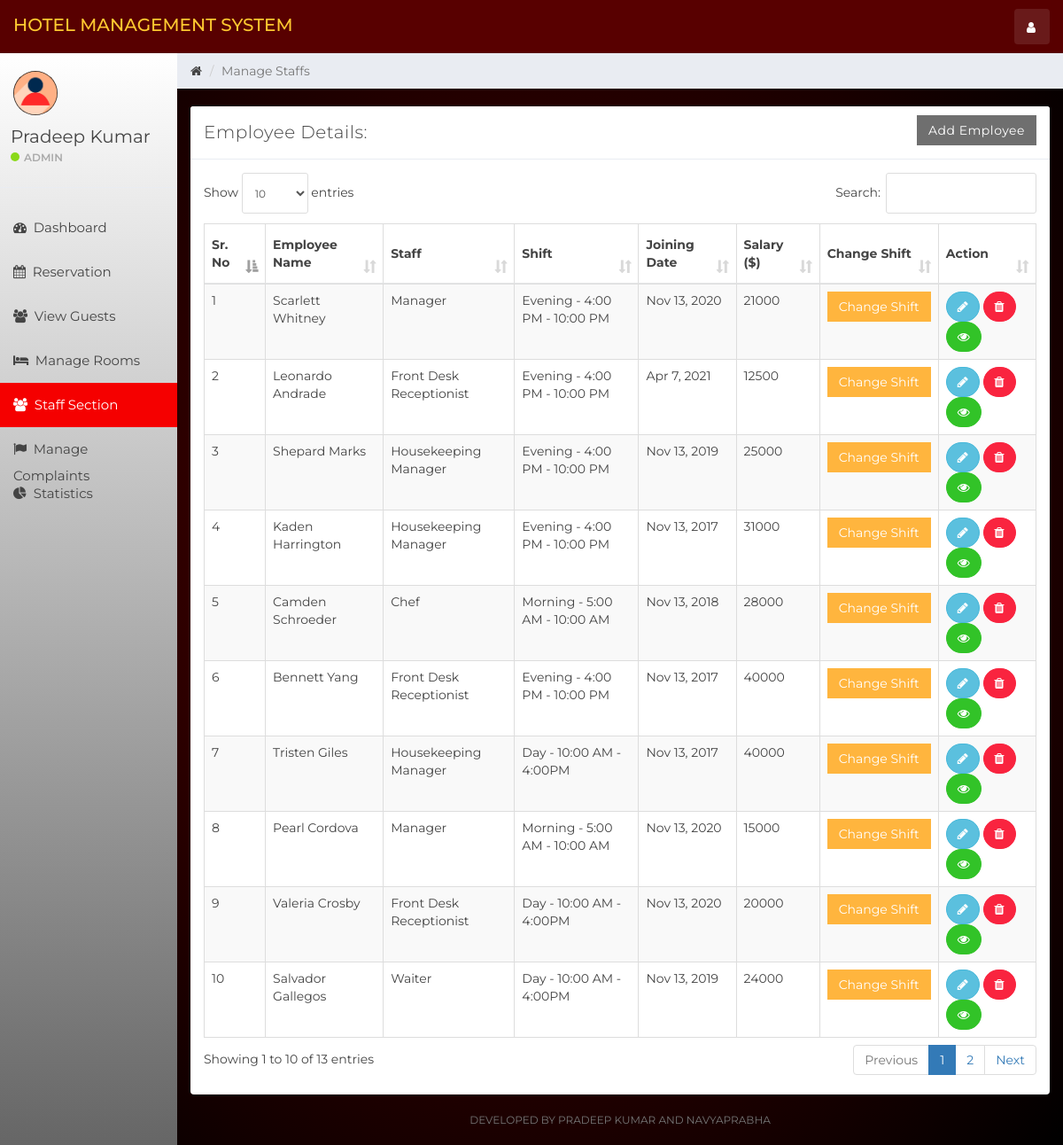
Screenshot of /index.php?staff_mang (signed in) with the database file from the repository.
### tables this page shows
CREATE TABLE `user` (
  `id` int(11) NOT NULL,
  `name` varchar(100) NOT NULL,
  `username` varchar(15) NOT NULL,
  `email` varchar(100) NOT NULL,
  `password` varchar(100) NOT NULL,
  `created_at` timestamp NOT NULL DEFAULT current_timestamp()
);

CREATE TABLE `staff` (
  `emp_id` int(11) NOT NULL,
  `emp_name` varchar(100) NOT NULL,
  `staff_type_id` int(11) NOT NULL,
  `shift_id` int(11) NOT NULL,
  `id_card_type` int(11) NOT NULL,
  `id_card_no` varchar(20) NOT NULL,
  `address` varchar(100) NOT NULL,
  `contact_no` bigint(20) NOT NULL,
  `salary` bigint(20) NOT NULL,
  `joining_date` timestamp NOT NULL DEFAULT current_timestamp(),
  `updated_at` timestamp NOT NULL DEFAULT current_timestamp() ON UPDATE current_timestamp()
);

CREATE TABLE `staff_type` (
  `staff_type_id` int(10) NOT NULL,
  `staff_type` varchar(100) NOT NULL
);

CREATE TABLE `shift` (
  `shift_id` int(10) NOT NULL,
  `shift` varchar(100) NOT NULL,
  `shift_timing` varchar(100) NOT NULL
);

### staff_mang.php (the view, shortened to what this page needs)
<div class="col-sm-9 col-sm-offset-3 col-lg-10 col-lg-offset-2 main">
    <div class="row">
        <ol class="breadcrumb">
            <li><a href="#">
                    <em class="fa fa-home"></em>
                </a></li>
            <li class="active">Manage Staffs</li>
        </ol>
    </div>
    <br>
    <div class="row">
        <div class="col-lg-12">
            <div class="panel panel-default">
                <div class="panel-heading">Employee Details:
                    <a href="index.php?add_emp" class="btn btn-secondary pull-right" style="border-radius:0%">Add Employee</a>
                </div>
                <div class="panel-body">
                    <table class="table table-striped table-bordered table-responsive" cellspacing="0" width="100%"
                           id="staff">
                        <thead>
                        <tr>
                            <th>Sr. No</th>
                            <th>Employee Name</th>
                            <th>Staff</th>
                            <th>Shift</th>
                            <th>Joining Date</th>
                            <th>Salary ($)</th>
                            <th>Change Shift</th>
                            <th>Action</th>
                        </tr>
                        </thead>
                        <tbody>
                        <?php
                        $staff_query = "SELECT * FROM staff  NATURAL JOIN staff_type NATURAL JOIN shift";
                        $staff_result = mysqli_query($connection, $staff_query);
                        if (mysqli_num_rows($staff_result) > 0) {
                            while ($staff = mysqli_fetch_assoc($staff_result)) { ?>
                                <tr>
                                    <td><?php echo $staff['emp_id']; ?></td>
                                    <td><?php echo $staff['emp_name']; ?></td>
                                    <td><?php echo $staff['staff_type']; ?></td>
                                    <td><?php echo $staff['shift'] . ' - ' . $staff['shift_timing']; ?></td>
                                    <td><?php echo date('M j, Y', strtotime($staff['joining_date'])); ?></td>
                                    <td><?php echo $staff['salary']; ?></td>
                                    <td>
                                        <button class="btn btn-warning" style="border-radius:0%" data-toggle="modal" data-target="#changeShift"
                                                data-id="<?php echo $staff['emp_id']; ?>" id="change_shift">Change Shift</button>
                                    </td>
                                    <td>
                                        <button data-toggle="modal"
                                                data-target="#empDetail<?php echo $staff['emp_id']; ?>"
                                                data-id="<?php echo $staff['emp_id']; ?>" id="editEmp"
                                                class="btn btn-info" style="border-radius:60px;"><i class="fa fa-pencil"></i></button>
                                        <a href='functionmis.php?empid=<?php echo $staff['emp_id']; ?>'
                                           class="btn btn-danger" onclick="return confirm('Are you Sure?')" style="border-radius:60px;"><i
                                                    class="fa fa-trash"></i></a>
                                        <a href='index.php?emp_history&empid=<?php echo $staff['emp_id']; ?>'
                                           class="btn btn-success" title="Employee Histery" style="border-radius:60px;"><i class="fa fa-eye"></i></a>
                                    </td>
                                </tr>
                                <?php
                            }
                        }
                        ?>
                        </tbody>
                    </table>
                </div>
            </div>
        </div>
    </div>
    <div class="row">
        <div class="col-sm-12">
        <p class="back-link">Developed By Pradeep Kumar and Navyaprabha</p>
        </div>
    </div>
</div>

### sidebar.php (shortened to what this page needs)
<div id="sidebar-collapse" class="col-sm-3 col-lg-2 sidebar">
    <div class="profile-sidebar">
        <div class="profile-userpic">
            <img src="img/user.png" class="img-responsive" alt="">
        </div>
        <div class="profile-usertitle">
            <div class="profile-usertitle-name"><?php echo $user['name'];?></div>
            <div class="profile-usertitle-status"><span class="indicator label-success"></span>Admin</div>
        </div>
    </div>
    <ul class="nav menu">
    <?php
        if (isset($_GET['dashboard'])){ ?>
            <li class="active">
                <a href="index.php?dashboard"><em class="fa fa-dashboard">&nbsp;</em>
                    Dashboard
                </a>
            </li>
        <?php } else{?>
            <li>
                <a href="index.php?dashboard"><em class="fa fa-dashboard">&nbsp;</em>
                    Dashboard
                </a>
            </li>
        <?php }
        if (isset($_GET['reservation'])){ ?>
            <li class="active">
            <a href="index.php?reservation"><em class="fa fa-calendar">&nbsp;</em>
                    Reservation
                </a>
            </li>
        <?php } else{?>
            <li>
            <a href="index.php?reservation"><em class="fa fa-calendar">&nbsp;</em>
                    Reservation
                </a>
            </li>
        <?php }
        if (isset($_GET['view_guests'])){ ?>
            <li class="active">
                <a href="index.php?view_guests"><em class="fa fa-users">&nbsp;</em>
                    View Guests
                </a>
            </li>
        <?php } else{?>
            <li>
            <a href="index.php?view_guests"><em class="fa fa-users">&nbsp;</em>
                    View Guests
                </a>
            </li>
        <?php }
        if (isset($_GET['room_mang'])){ ?>
            <li class="active">
                <a href="index.php?room_mang"><em class="fa fa-bed">&nbsp;</em>
                    Manage Rooms
                </a>
            </li>
        <?php } else{?>
            <li>
            <a href="index.php?room_mang"><em class="fa fa-bed">&nbsp;</em>
                    Manage Rooms
                </a>
            </li>
        <?php }
        if (isset($_GET['staff_mang'])){ ?>
            <li class="active">
                <a href="index.php?staff_mang"><em class="fa fa-users">&nbsp;</em>
                    Staff Section
                </a>
            </li>
        <?php }
        if (isset($_GET['complain'])){ ?>
            <li class="active">
                <a href="index.php?complain"><em class="fa fa-flag">&nbsp;</em>
                    Manage Complaints
                </a>
            </li>
        <?php } else{?>
            <li>
                <a href="index.php?complain"><em class="fa fa-flag">&nbsp;</em>
                    Manage Complaints
                </a>
            </li>
        <?php }
        ?>
        <?php
        if (isset($_GET['statistics'])){ ?>
            <li class="active">
                <a href="index.php?statistics"><em class="fa fa-pie-chart">&nbsp;</em>
                    Statistics
                </a>
            </li>
        <?php } else{?>
        <li>
            <a href="index.php?statistics"><em class="fa fa-pie-chart">&nbsp;</em>
                Statistics
            </a>
        </li>
<?php }?>
    </ul>
</div>

### rows the page displays
user: name "Pradeep Kumar"
staff: emp_id "1", emp_name "Scarlett Whitney", staff_type.staff_type "Manager", shift.shift "Evening", shift.shift_timing "4:00 PM - 10:00 PM", joining_date "Nov 13, 2020", salary "21000"
staff: emp_id "2", emp_name "Leonardo Andrade", staff_type.staff_type "Front Desk Receptionist", shift.shift "Evening", shift.shift_timing "4:00 PM - 10:00 PM", joining_date "Apr 7, 2021", salary "12500"
staff: emp_id "3", emp_name "Shepard Marks", staff_type.staff_type "Housekeeping Manager", shift.shift "Evening", shift.shift_timing "4:00 PM - 10:00 PM", joining_date "Nov 13, 2019", salary "25000"
staff: emp_id "4", emp_name "Kaden Harrington", staff_type.staff_type "Housekeeping Manager", shift.shift "Evening", shift.shift_timing "4:00 PM - 10:00 PM", joining_date "Nov 13, 2017", salary "31000"
staff: emp_id "5", emp_name "Camden Schroeder", staff_type.staff_type "Chef", shift.shift "Morning", shift.shift_timing "5:00 AM - 10:00 AM", joining_date "Nov 13, 2018", salary "28000"
staff: emp_id "6", emp_name "Bennett Yang", staff_type.staff_type "Front Desk Receptionist", shift.shift "Evening", shift.shift_timing "4:00 PM - 10:00 PM", joining_date "Nov 13, 2017", salary "40000"
staff: emp_id "7", emp_name "Tristen Giles", staff_type.staff_type "Housekeeping Manager", shift.shift "Day", shift.shift_timing "10:00 AM - 4:00PM", joining_date "Nov 13, 2017", salary "40000"
staff: emp_id "8", emp_name "Pearl Cordova", staff_type.staff_type "Manager", shift.shift "Morning", shift.shift_timing "5:00 AM - 10:00 AM", joining_date "Nov 13, 2020", salary "15000"
staff: emp_id "9", emp_name "Valeria Crosby", staff_type.staff_type "Front Desk Receptionist", shift.shift "Day", shift.shift_timing "10:00 AM - 4:00PM", joining_date "Nov 13, 2020", salary "20000"
staff: emp_id "10", emp_name "Salvador Gallegos", staff_type.staff_type "Waiter", shift.shift "Day", shift.shift_timing "10:00 AM - 4:00PM", joining_date "Nov 13, 2019", salary "24000"
